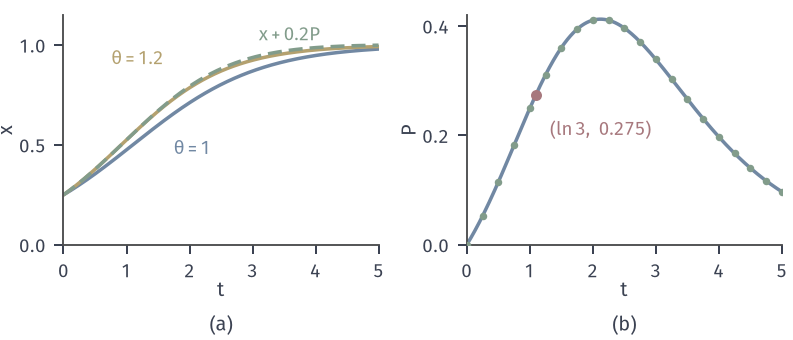

This figure's Python source:
from pathlib import Path
import sys
sys.path.insert(0, str(Path(__file__).resolve().parents[1]/"odesens-common"))
from common import *
HERE = Path(__file__).resolve().parent
# 目标：x'=theta x(1-x)，x0=1/4，theta=1；参数导数 P=t x(1-x)，变分方程 RK4 与有限差分对照。
fig, axes = figure(width_mm=112, height_mm=48, ncols=2)
panel(fig, .08, .985, .955, .28, .28)
ts = np.linspace(0, 5, 1001); dt = .2
def F(t, z):
    x, P = z; return np.array([x*(1-x), (1-2*x)*P+x*(1-x)])
Z = rk4(F, [.25, 0.], ts); x, P = Z[:, 0], Z[:, 1]
y = logistic(ts, .25, 1+dt)
ax = axes[0]; ax.plot(ts, x, color=BLUE, lw=1.4); ax.plot(ts, y, color=YELLOW, lw=1.4); ax.plot(ts, x+dt*P, color=GREEN, lw=1.4, ls=(0, (4, 2)))
ax.text(1.6, .9, '$\\theta=1.2$', color=YELLOW, fontsize=7.5, ha='right'); ax.text(1.75, .45, '$\\theta=1$', color=BLUE, fontsize=7.5, ha='left'); ax.text(3.1, 1.02, '$x+0.2P$', color=GREEN, fontsize=7.5)
ax.set_xlim(0, 5); ax.set_ylim(0, 1.15); ax.set_xticks([0, 1, 2, 3, 4, 5]); ax.set_yticks([0, .5, 1]); ax.set_xlabel('$t$', labelpad=0); ax.set_ylabel('$x$', labelpad=1)
ax = axes[1]; ax.plot(ts, P, color=BLUE, lw=1.4)
fd = (logistic(ts, .25, 1+1e-5)-logistic(ts, .25, 1-1e-5))/2e-5
idx = np.arange(0, len(ts), 50); ax.plot(ts[idx], fd[idx], 'o', ms=3, color=GREEN, mew=0, zorder=4)
ax.plot([np.log(3)], [np.log(3)/4], 'o', ms=4.4, color=RED, mew=0, zorder=5); ax.text(1.32, .2, '$(\\ln 3,\\ 0.275)$', color=RED, fontsize=7.5)
ax.set_xlim(0, 5); ax.set_ylim(0, .42); ax.set_xticks([0, 1, 2, 3, 4, 5]); ax.set_yticks([0, .2, .4]); ax.set_xlabel('$t$', labelpad=0); ax.set_ylabel('$P$', labelpad=1)
tags(fig, axes)
i = np.argmin(abs(ts-np.log(3))); print('P(ln3)', P[i], np.log(3)/4)
save(fig, HERE, 'figure', {'x0': .25, 'theta': 1, 'exact': 'P=t x(1-x)'})
